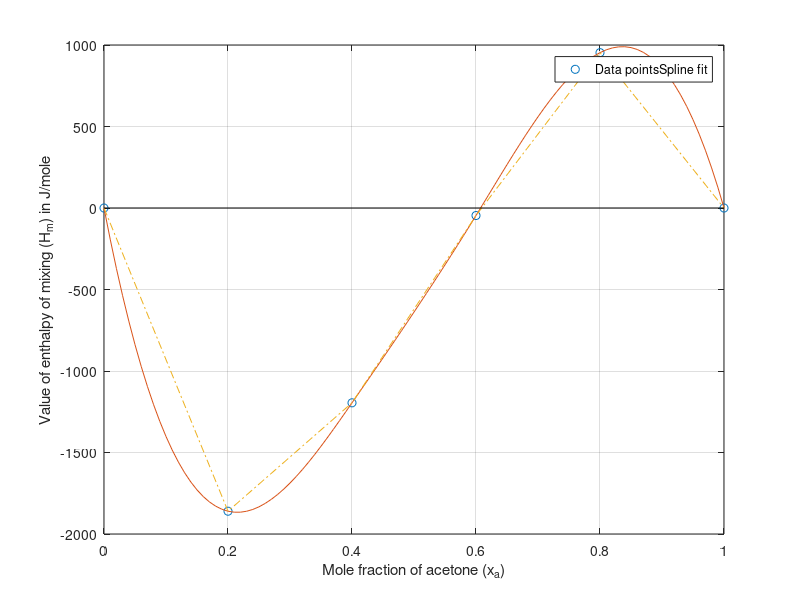

Here is the MATLAB script that generated this plot:
V=16.5;
I=2.72;
time=[79.2; 77.47; 68.32; 60.03; 53.43; 46.28];
x_ac=[0; 0.2; 0.4; 0.6; 0.8; 1];
cp_w = 4.186;
m = [150*0.997; 133.8; 126.52; 122.41; 119.76; 117.9];
k=(2.7*16.3*time(1) - cp_w*m(1)*2)/2
cp_ac = (2.72*V.*time(6) - k*2)./(2.*m(6))


n=[8.31; 5.14; 3.72; 2.92; 2.39; 2.01];
dT_m = [0; 5.5; 2.9; 0.1; -1.9; 0];

cp_mix = (2.72*V.*time - k*2)./(2.*m)

Q_m = -I*V*time/2 .* dT_m
H_m = Q_m./n;
H_m;

x=0:0.2:1;
xx=0:.01:1;
yy = spline(x,H_m,xx);
yy_p = spline(x,H_m,x);
plot(x,H_m,'o',xx,yy,'-',x,yy_p,'-.', [0; 1], [0; 0], '-k')
ylabel("Value of enthalpy of mixing (H_m) in J/mole")
xlabel("Mole fraction of acetone (x_a)")
%title("H_m VS x_a plot")
legend(["Data points" "Spline fit"],'Location', 'Best')
grid on

H_m_0_x1 = (yy(2)-yy(1))/0.01;
H_m_1_x1 = (yy(101)-yy(100))/0.01;
H_m_5_x1 = (yy(51)-yy(50))/0.01

H_m_5 = yy(51)

H_1p = H_m_5 + (0.5)*H_m_5_x1
H_2p = H_m_5 - (0.5)*H_m_5_x1


H_1inf = H_m_0_x1
H_2inf = -H_m_1_x1